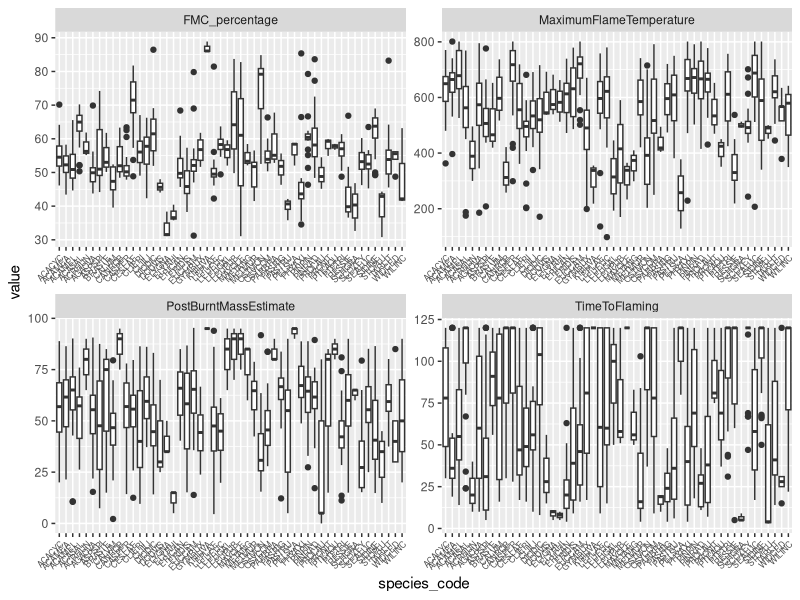
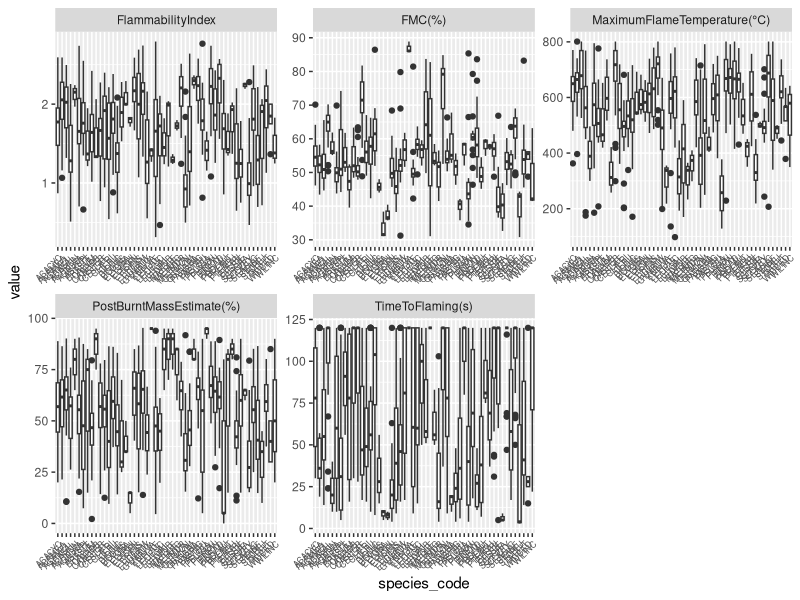
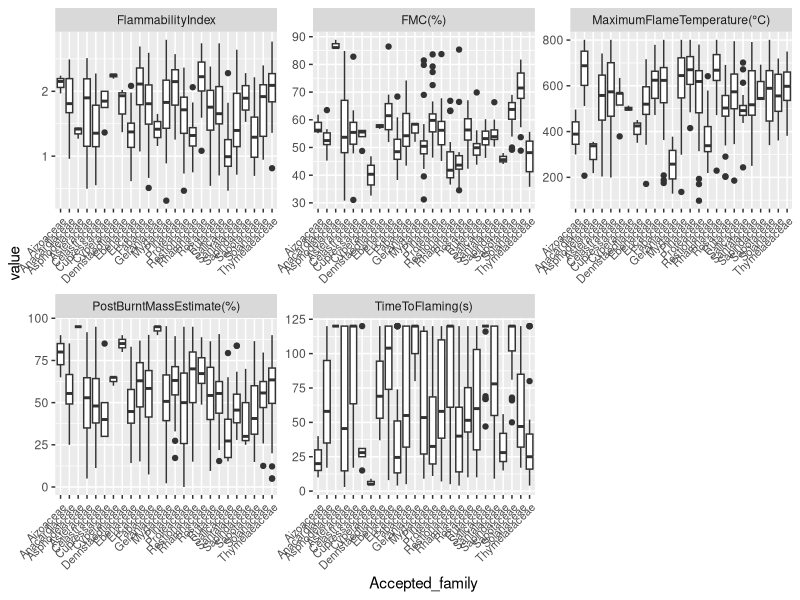
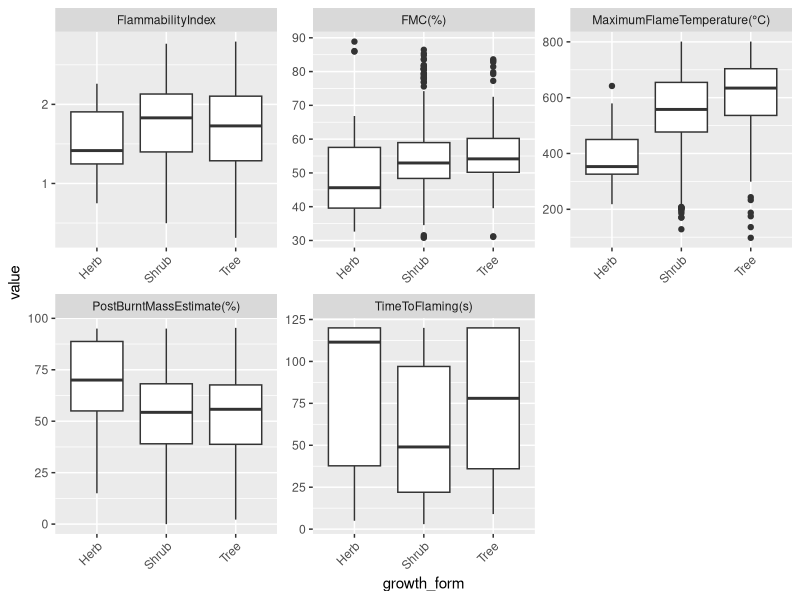

Write the R code that produced these figures, in order.
#
setwd("/Users/samukelisiwem/OneDrive - Nelson Mandela University/Documents/3_SCHOLARY/PhD/Data collection/Analysis/Data/")

#packages
library(tidyverse)
library(readxl) 
library(dplyr)

#reads data
#Loads the Excel file
#Cleans and reshapes the data
#Plots faceted box plots with rotated x-axis labels
#flammability attributes varies across species
read_xlsx("01msc_cederberg_CombinedFlamm.xlsx", sheet = "Combined") %>%
  pivot_longer(cols = c("TimeToFlaming", "PostBurntMassEstimate", "MaximumFlameTemperature","FMC_percentage"),
               names_to = "variable", values_to = "value") %>%
  ggplot() +
  geom_boxplot(aes(y = value, x = species_code)) +
  theme(axis.text.x = element_text(angle = 45, hjust = 1, size = 6)) +
  facet_wrap(vars(variable), scales = "free")

CombinedOG <- read_xlsx("01msc_cederberg_CombinedFlamm.xlsx", sheet = "Combined")

#rename some headings
Combined02 <- CombinedOG %>%
  rename(
    `FMC(%)` = FMC_percentage,
    `TimeToFlaming(s)` = TimeToFlaming,
    `PostBurntMassEstimate(%)` = PostBurntMassEstimate,
    `MaximumFlameTemperature(°C)` = MaximumFlameTemperature
    )

#save data in long
CombinedLong <- Combined02 %>%
  pivot_longer(cols = c("TimeToFlaming(s)", "PostBurntMassEstimate(%)", "MaximumFlameTemperature(°C)", "FMC(%)", "FlammabilityIndex"),
               names_to = "variable", values_to = "value")

#boxplots on Long data
CombinedLong %>%
  ggplot() +
  geom_boxplot(aes(y = value, x = species_code)) +
  theme(axis.text.x = element_text(angle = 45, hjust = 1, size = 6)) +
  facet_wrap(vars(variable), scales = "free")

#Flamm Attriutes by family
CombinedLong %>%
  ggplot() +
  geom_boxplot(aes(y = value, x = Accepted_family)) +
  theme(axis.text.x = element_text(angle = 45, hjust = 1, size = 8)) +
  facet_wrap(vars(variable), scales = "free")

#Flamm Attriutes by growth form
CombinedLong %>%
  ggplot() +
  geom_boxplot(aes(y = value, x = growth_form)) +
  theme(axis.text.x = element_text(angle = 45, hjust = 1)) +
  facet_wrap(vars(variable), scales = "free")

# See what sheets are in the Excel workbook
excel_sheets("01msc_cederberg_CombinedFlamm.xlsx") #aaahh!

#checking class of the binary variable Blowtorch 0:no torch, 1 blowtorched
class(CombinedLong$blowtorch)

# structure overview of the entire dataframe
str(CombinedLong)

sapply(CombinedLong, class) #melikeythisone

#cederberg means
Combined02 %>% #cant use long data here because column is just value...
group_by(Site) %>%
  summarize(`FMC(%)` = mean(`FMC(%)`), 
            `TimeToFlaming(s)` = mean(`TimeToFlaming(s)`)
  )

#filtered cederberg, and selected a specific set of variables
#and arranged Temp in desc.order
Combined02 %>% 
  filter(Site == "Cederberg") %>%
  select(`Date`, `MaximumFlameTemperature(°C)`,`FMC(%)`) %>%
  arrange(desc(`MaximumFlameTemperature(°C)`))

#i want to remove some columns from data
#probably should be done before reshaping data to Long format...?
CombinedSelected04 <- Combined02 %>%
  select(-c(Taxonomic_status,TTF,`PreFireMass_(g)`, PBM,MFT,paperbagID,`fresh mass (g)`,`dried mass (g)`,))

#the way time is written here is odd in time burnt
library(hms)
CombinedSelected04 <- CombinedSelected04 %>%
  mutate(time_burnt = as_hms(`time burnt`)) %>%   # create new cleaned column
  select(-`time burnt`)                           # remove the original column

#may try to make long format from the recent df
CombinedLong02 <- CombinedSelected04 %>%
  pivot_longer(cols = c("TimeToFlaming(s)", "PostBurntMassEstimate(%)", "MaximumFlameTemperature(°C)", "FMC(%)", "FlammabilityIndex"),
               names_to = "variable", values_to = "value")
